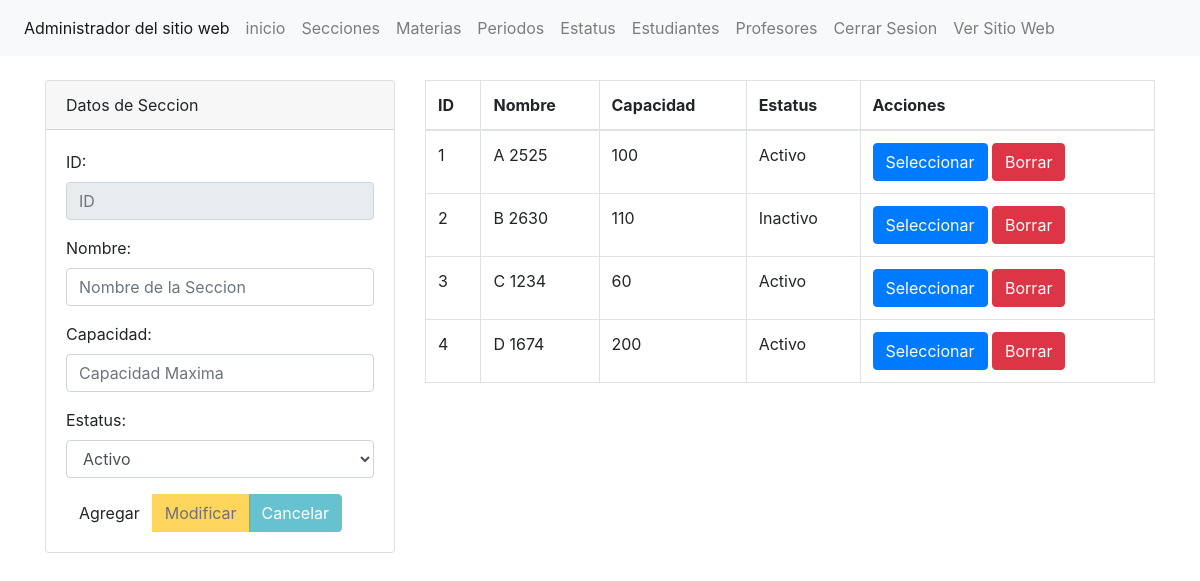
Page /educativo0.1/administrador/seccion/secciones.php (signed in) on the committed database.
### tables this page shows
CREATE TABLE `seccion` (
  `id_seccion` int(11) NOT NULL AUTO_INCREMENT,
  `estatus_seccion` int(10) NOT NULL,
  `nombre_seccion` varchar(155) NOT NULL,
  `capacidad_seccion` int(10) NOT NULL,
  PRIMARY KEY (`id_seccion`),
  KEY `estatus` (`estatus_seccion`),
  CONSTRAINT `seccion_ibfk_1` FOREIGN KEY (`estatus_seccion`) REFERENCES `estatus` (`id_estatus`) ON DELETE CASCADE ON UPDATE CASCADE
);

CREATE TABLE `estatus` (
  `id_estatus` int(10) NOT NULL AUTO_INCREMENT,
  `nombre_estatus` varchar(150) NOT NULL,
  PRIMARY KEY (`id_estatus`)
);

### educativo0.1/administrador/seccion/secciones.php (the view, shortened to what this page needs)
<?php include('../template/cabecera.php');    ?>
<?php
    $txtID=(isset($_POST['txtID']))?$_POST['txtID']:"";
    $txtNombre=(isset($_POST['txtNombre']))?$_POST['txtNombre']:"";
    $txtCapacidad=(isset($_POST['txtCapacidad']))?$_POST['txtCapacidad']:"";
    $accion=(isset($_POST['accion']))?$_POST['accion']:"";
    include('../config/db.php');
    $sentenciaSQL= $conexion->prepare("SELECT `seccion`.*, `estatus`.*
    FROM `seccion`
        LEFT JOIN `estatus` ON `seccion`.`estatus_seccion` = `estatus`.`id_estatus`;");
    $sentenciaSQL->execute();
    $listaSeccion=$sentenciaSQL->fetchAll(PDO::FETCH_ASSOC);
?>
<div class="col-md-4">
    <div class="card">
        <div class="card-header">
            Datos de Seccion
        </div>
        <div class="card-body">
        <form method="POST" >
            <div class = "form-group">
            <label for="txtID">ID:</label>
            <input type="text" required readonly class="form-control" value="<?php echo $txtID;?>" name="txtID" id="txtID"  placeholder="ID">
            </div>
            <div class = "form-group">
            <label for="txtNombre">Nombre: </label>
            <input type="text" required class="form-control"  value="<?php echo $txtNombre;?>" name="txtNombre" id="txtNombre"  placeholder="Nombre de la Seccion">
            </div>
            <div class = "form-group">
            <label for="txtCapacidad">Capacidad: </label>
            <input type="text" required class="form-control"  value="<?php echo $txtCapacidad;?>" name="txtCapacidad" id="txtCapacidad"  placeholder="Capacidad Maxima">
            </div>
            <div class = "form-group">
            <label for="txtEstatus">Estatus: </label>
            <select class="form-control" name="txtEstatus">
            <?php
                $query = $conexion->prepare("SELECT * FROM estatus");
                $query->execute();
                $data = $query->fetchAll();
                foreach ($data as $valores):
                echo '<option value="'.$valores["id_estatus"].'">'.$valores["nombre_estatus"].'</option>';
                endforeach;
            ?>
            </select>
            </div>
            <div class="btn-group" role="group" aria-label="">
                <button type="submit" name="accion" <?php echo ($accion=="Seleccionar")?"disabled":"" ?> Value="Agregar" class="btn btn-succes">Agregar</button>
                <button type="submit" name="accion" <?php echo ($accion!="Seleccionar")?"disabled":"" ?> Value="Modificar" class="btn btn-warning">Modificar</button>
                <button type="submit" name="accion" <?php echo ($accion!="Seleccionar")?"disabled":"" ?> Value="Cancelar" class="btn btn-info">Cancelar</button>
            </div>
        </form>
     </div>
 </div>
</div>
<div class="col-md-8">
    <table class="table table-bordered">
        <thead>
            <tr>
                <th>ID</th>
                <th>Nombre</th>
                <th>Capacidad</th>
                <th>Estatus</th>
                <th>Acciones</th>
            </tr>
        </thead>
        <tbody>
            <?php foreach ($listaSeccion as $seccion){?>
            <tr>
                <td><?php echo $seccion['id_seccion'];?></td>
                <td><?php echo $seccion['nombre_seccion'];?></td>
                <td><?php echo $seccion['capacidad_seccion'];?></td>
                <td><?php echo $seccion['nombre_estatus'];?></td>
                <td>
                    <form method="post">
                        <input type="submit" name="accion" value="Seleccionar" class="btn btn-primary">
                        <input type="submit" name="accion" value="Borrar" class="btn btn-danger">
                    </form>
                </td>
            </tr>
           <?php } ?>
        </tbody>
    </table>
</div>
<?php include('../template/pie.php');

### rows in the picture
seccion: id_seccion "1", nombre_seccion "A 2525", capacidad_seccion "100", estatus_seccion.nombre_estatus "Activo"
seccion: id_seccion "2", nombre_seccion "B 2630", capacidad_seccion "110", estatus_seccion.nombre_estatus "Inactivo"
seccion: id_seccion "3", nombre_seccion "C 1234", capacidad_seccion "60", estatus_seccion.nombre_estatus "Activo"
seccion: id_seccion "4", nombre_seccion "D 1674", capacidad_seccion "200", estatus_seccion.nombre_estatus "Activo"

### other values in the picture
form field txtEstatus "Activo"
